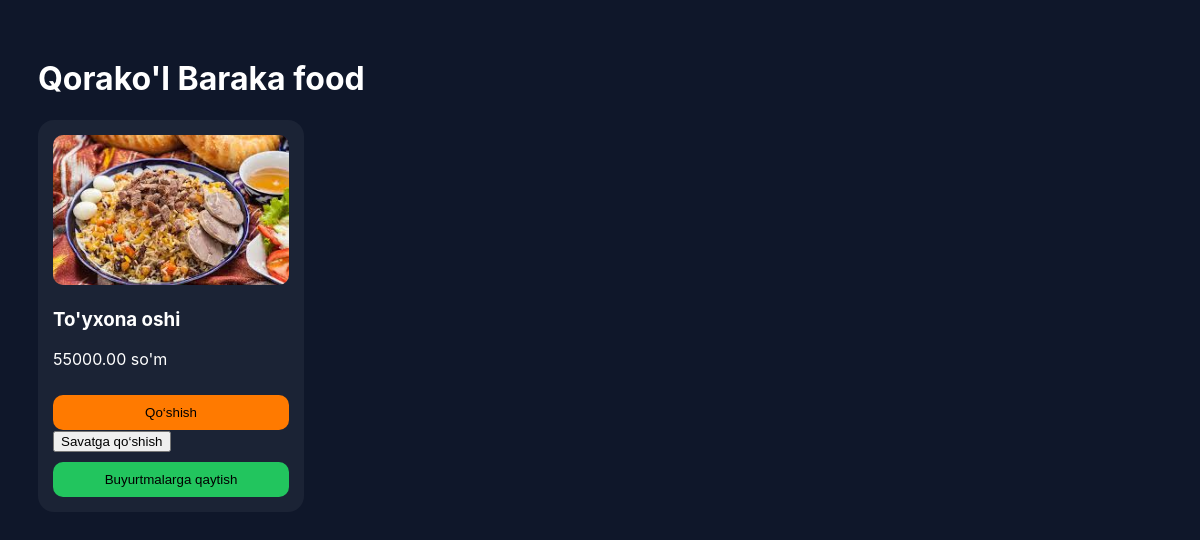
Page /eda/restaurant/1/ on the committed database.
### my_ap_1/models.py (models this page shows, shortened)
class Restaurant(models.Model):
    name = models.CharField(max_length=200)
    image = models.ImageField(upload_to="restaurants/")
    description = models.TextField(blank=True)
    latitude = models.FloatField()
    longitude = models.FloatField()
    rating = models.FloatField(default=5)

class Food(models.Model):
    restaurant = models.ForeignKey(Restaurant, on_delete=models.CASCADE)
    name = models.CharField(max_length=200)
    price = models.DecimalField(max_digits=10, decimal_places=2)
    image = models.ImageField(upload_to="foods/")
    description = models.TextField(blank=True)

### my_ap_1/views.py (the view)
# urls.py: path('eda/restaurant/<int:pk>/', views.restaurant_detail, name='restaurant_detail'),
def restaurant_detail(request, pk):
    restaurant = get_object_or_404(Restaurant, id=pk)
    foods = Food.objects.filter(restaurant=restaurant)
    return render(
        request,
        "eda/restaurant_detail.html",
        {
            "restaurant": restaurant,
            "foods": foods,
        },
    )

### my_ap_1/context_processors.py (called while the page is built)
def global_context(request):
    if request.user.is_authenticated:
        cart_count = CartItem.objects.filter(user=request.user).count()
    else:
        cart = request.session.get('cart', {})
        cart_count = sum(cart.values())
    lang = request.GET.get("lang")
    if lang in ["uz", "en", "ru"]:
        request.session["lang"] = lang
    current_lang = request.session.get("lang", "uz")
    t = TRANSLATIONS.get(current_lang, TRANSLATIONS["uz"])
    return {
        "cart_item_count": cart_count,
        "current_lang": current_lang,
        "t": t,
        "year": 2026
    }

def notifications_count(request):
    if request.user.is_authenticated:
        count = Notification.objects.filter(
            user=request.user,
            is_read=False
        ).count()
        return {"notifications_count": count}
    return {"notifications_count": 0}

### my_ap_1/templates/eda/restaurant_detail.html (shortened to what this page needs)
<!DOCTYPE html>
<html>
<head>
</head>
<body>
<h1>{{ restaurant.name }}</h1>
<div class="menu">
{% for food in foods %}
<div class="food">
<img src="{{ food.image.url }}">
<h3>{{ food.name }}</h3>
<p>{{ food.price }} so'm</p>
<a href="{% url 'add_food_to_cart' food.id %}">
<button class="btn add">Qo‘shish</button>
</a>
<form action="{% url 'add_food_to_cart' food.id %}" method="get">
    <button type="submit">Savatga qo‘shish</button>
</form>
<button class="btn order">Buyurtmalarga qaytish</button>
</div>
{% endfor %}
</div>
</body>
</html>

### my_ap_1/templates/eda/restaurant_detail.html (style rules this page uses)
body { font-family:Inter; background:#0f172a; color:white; padding:30px; }
.menu { display:grid; grid-template-columns:repeat(auto-fill,minmax(250px,1fr)); gap:20px; }
.food { background:rgba(255,255,255,0.05); padding:15px; border-radius:16px; transition:0.3s; }
.food img { width:100%; height:150px; object-fit:cover; border-radius:10px; }
.btn { margin-top:10px; padding:10px; width:100%; border:none; border-radius:10px; cursor:pointer; }
.add { background:#ff7a00; }
.order { background:#22c55e; }

### rows in the picture
Restaurant: name "Qorako'l Baraka food"
Food: image (picture), name "To'yxona oshi", price "55000.00"
